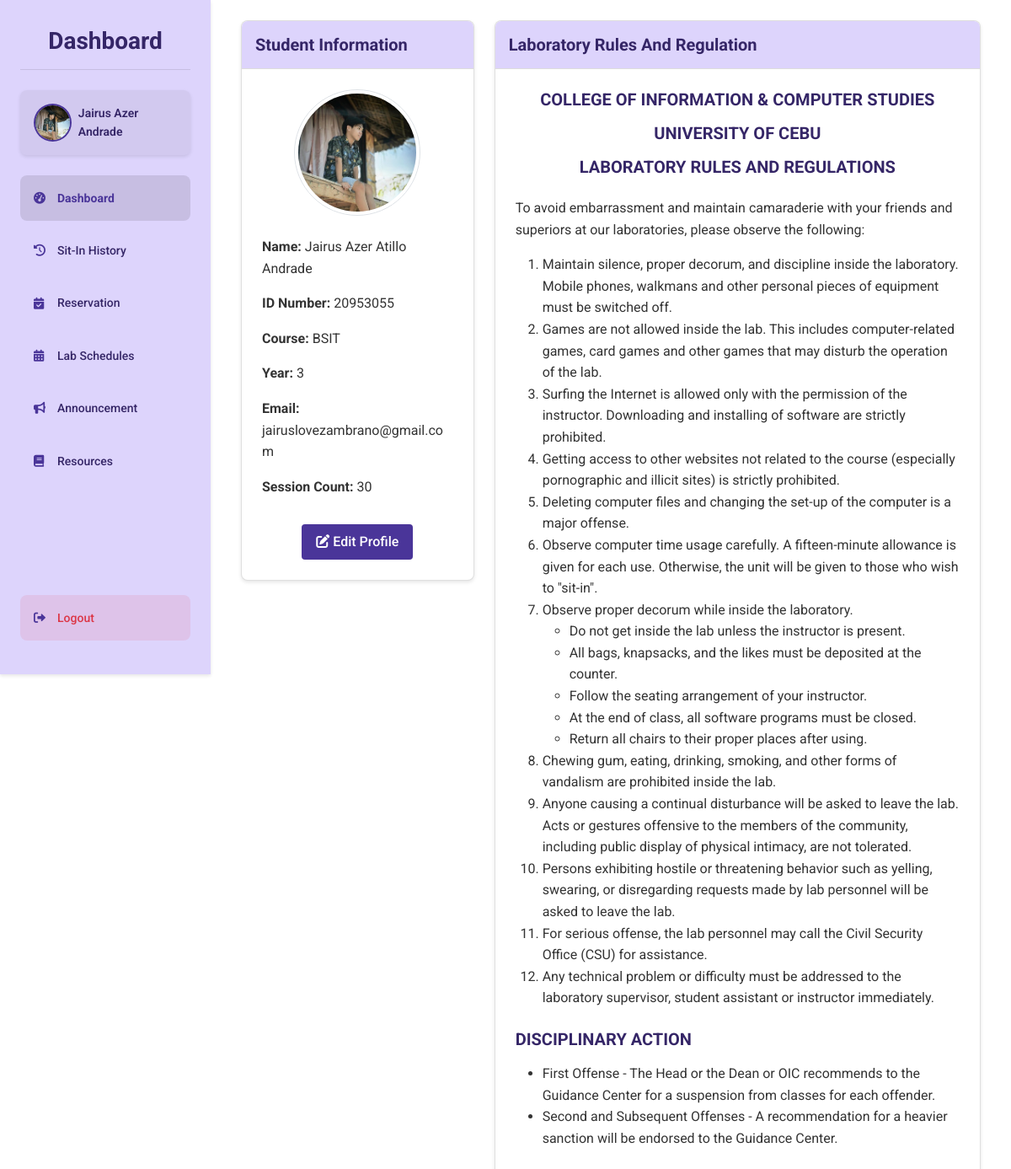
Page /student/dashboard (signed in) on the earlier database version.
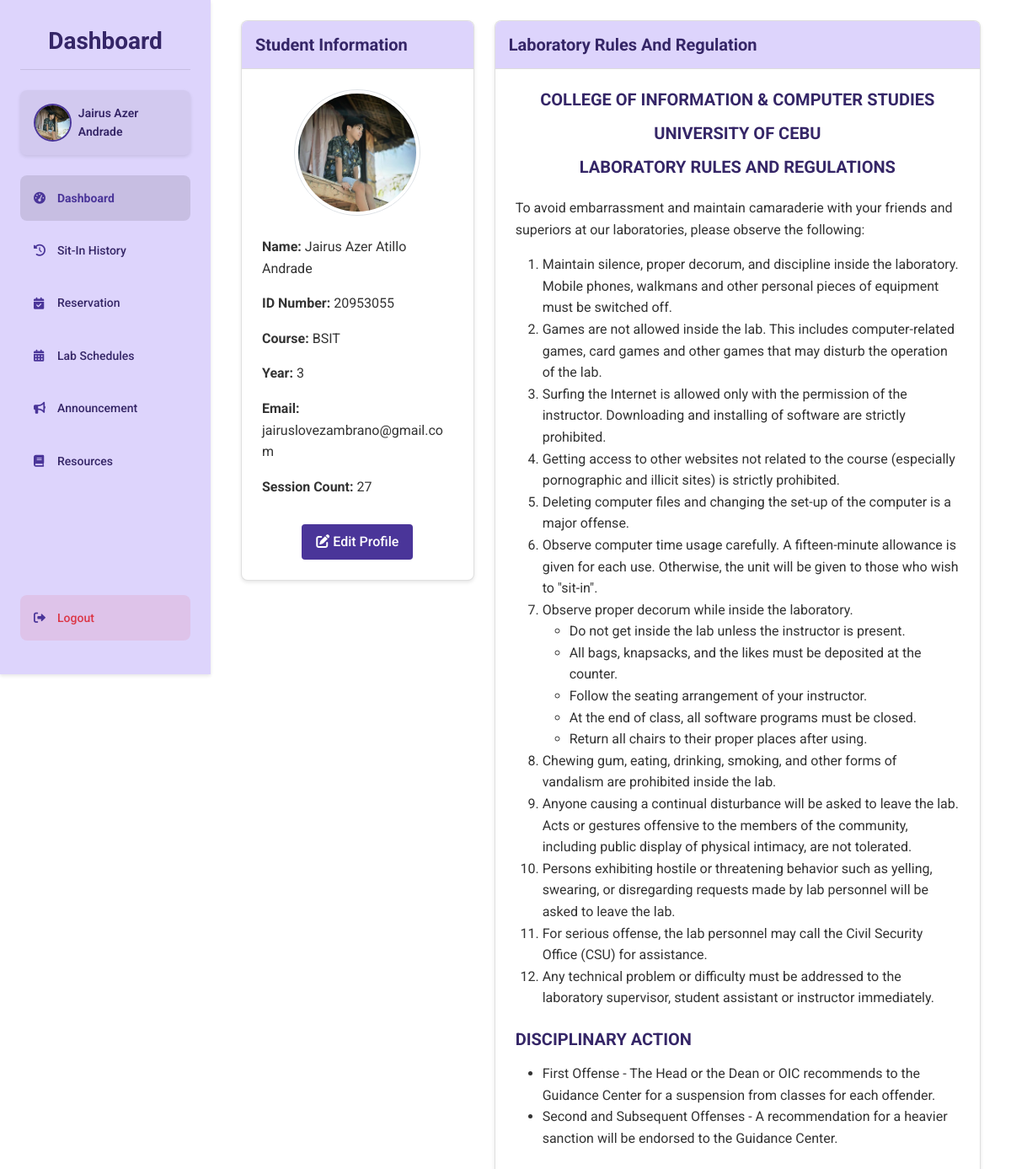
Same page on the later database version.
### tables this page shows
CREATE TABLE students ( 
idno TEXT PRIMARY KEY,
lastname TEXT NOT NULL,
firstname TEXT NOT NULL,
midname TEXT,
course TEXT NOT NULL,
year_level INTEGER NOT NULL,
email_address TEXT NOT NULL,
username TEXT NOT NULL CHECK (username = idno),
password TEXT NOT NULL,
profile_picture TEXT DEFAULT NULL,
session_count INTEGER DEFAULT 30
, reward_points INTEGER DEFAULT 0, reward_redeemable INTEGER DEFAULT 0, sit_in_count INTEGER DEFAULT 0);

### routes/student_routes.py (the view, shortened to what this page needs)
@student_bp.route('/dashboard')
def dashboard():
    if session.get('user_type') != 'student':
        session.clear()
        return redirect(url_for('auth.login'))
    student = get_student_by_id(session['user_id'])
    conn = get_connection()
    cursor = conn.cursor()
    cursor.execute("""
        SELECT sir.*, c.pc_number as computer_number
        FROM sit_in_records sir
        LEFT JOIN computers c ON sir.lab = c.lab_room AND sir.computer_number = c.pc_number
        WHERE sir.id_number = ? AND sir.logout_time IS NULL
        ORDER BY sir.login_time DESC
        LIMIT 1
    """, (session['user_id'],))
    sit_in = cursor.fetchone()
    cursor.execute("""
        SELECT * FROM computer_reservation_requests
        WHERE student_id = ? AND status IN ('pending', 'approved')
        ORDER BY date, time_in
    """, (session['user_id'],))
    reservations = cursor.fetchall()
    conn.close()
    active_sit_in = None
    pending_reservations = []
    for res in reservations:
        reservation = {
            'id': res['id'],
            'lab_room': res['lab_room'],
            'purpose': res['purpose'],
            'date': res['date'],
            'time_in': res['time_in'],
            'status': res['status'],
            'computer_number': res['computer_number'],
            'notes': res['notes']
        }
        pending_reservations.append(reservation)
    announcements = get_announcements()
    return render_template('dashboard.html',
                         student=student,
                         active_sit_in=active_sit_in,
                         pending_reservations=pending_reservations,
                         announcements=announcements[0:3] if announcements else [])

### app.py (called while the page is built)
@app.after_request
def add_header(response):
    if 'Cache-Control' not in response.headers:
        response.headers['Cache-Control'] = 'no-store, no-cache, must-revalidate, post-check=0, pre-check=0, max-age=0'
        response.headers['Pragma'] = 'no-cache'
        response.headers['Expires'] = '-1'
    return response

### dbhelper.py (called while the page is built)
def get_student_by_id(idno):
    conn = get_connection()
    cursor = conn.cursor()
    cursor.execute("SELECT * FROM students WHERE idno = ?", (idno,))
    student = cursor.fetchone()
    conn.close()
    return student

def get_announcements():
    conn = get_connection()
    cursor = conn.cursor()
    cursor.execute("SELECT * FROM announcements ORDER BY created_at DESC")
    announcements = cursor.fetchall()
    conn.close()
    return announcements

### templates/dashboard.html (shortened to what the changed rows need)
{% extends "base.html" %}
{% block content %}
<div class="dashboard-container">
    <div class="sidebar">
        <h1 class="dashboard-title">Dashboard</h1>
        <div class="profile">
            {% if student['profile_picture'] %}
                <img src="{{ url_for('static', filename=student['profile_picture']) }}" alt="Profile" class="profile-pic">
            {% else %}
                <img src="{{ url_for('static', filename='default-avatar.jpg') }}" alt="Profile" class="profile-pic">
            {% endif %}
            <span class="profile-name">{{ student['firstname'] }} {{ student['lastname'] }}</span>
        </div>
    </div>
    <div class="main-content">
        <div class="container-fluid">
            <div class="row">
                <div class="col-lg-4">
                    <div class="card mb-4">
                        <div class="card-body text-center">
                            <div class="mb-4">
                                {% if student['profile_picture'] %}
                                    <img src="{{ url_for('static', filename=student['profile_picture']) }}" alt="Profile Picture" class="img-thumbnail rounded-circle" style="width: 150px; height: 150px; object-fit: cover;">
                                {% else %}
                                    <img src="{{ url_for('static', filename='default-avatar.jpg') }}" alt="Default Profile Picture" class="img-thumbnail rounded-circle" style="width: 150px; height: 150px; object-fit: cover;">
                                {% endif %}
                            </div>
                            <div class="student-details text-start">
                                <p><strong>Name:</strong> {{ student['firstname'] }}{% if student['midname'] %} {{ student['midname'] }}{% endif %} {{ student['lastname'] }}</p>
                                <p><strong>ID Number:</strong> {{ student['idno'] }}</p>
                                <p><strong>Course:</strong> {{ student['course'] }}</p>
                                <p><strong>Year:</strong> {{ student['year_level'] }}</p>
                                <p><strong>Email:</strong> {{ student['email_address'] }}</p>
                                <p><strong>Session Count:</strong> {{ student['session_count'] if student['session_count'] else 0 }}</p>
                            </div>
                        </div>
                    </div>
                </div>
            </div>
        </div>
    </div>
</div>
{% endblock %}

Differences in the rows shown:
changed students "Jairus Azer": session_count "30" → "27"
